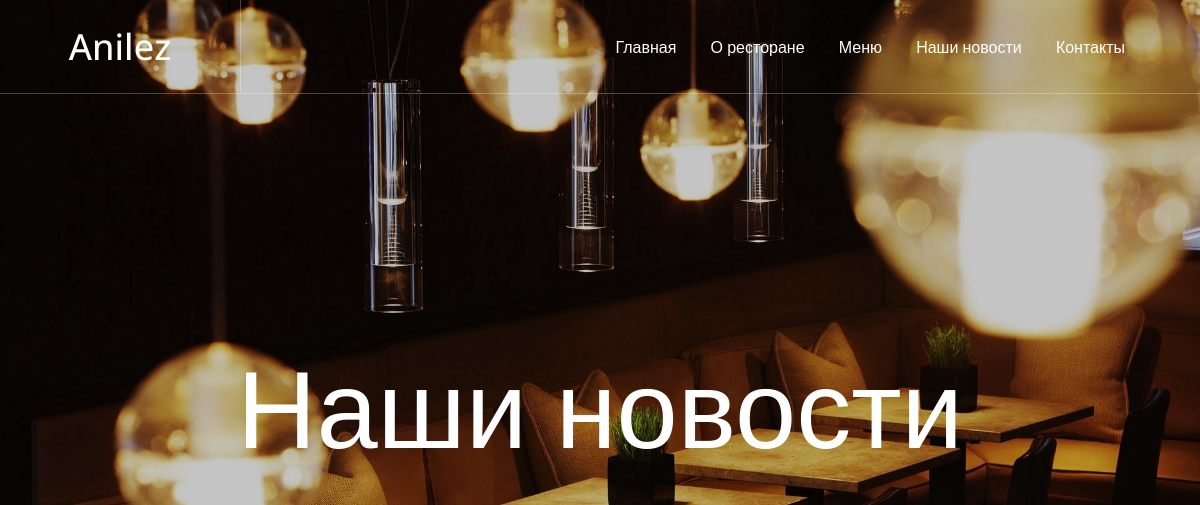
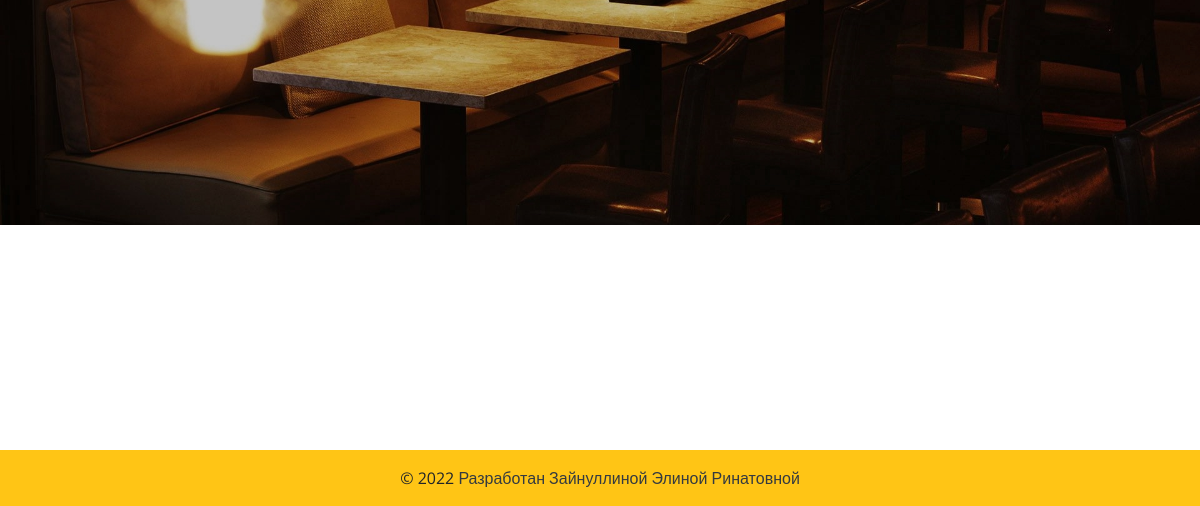
The page /news/ on the database as committed earlier (2 pictures, top to bottom).
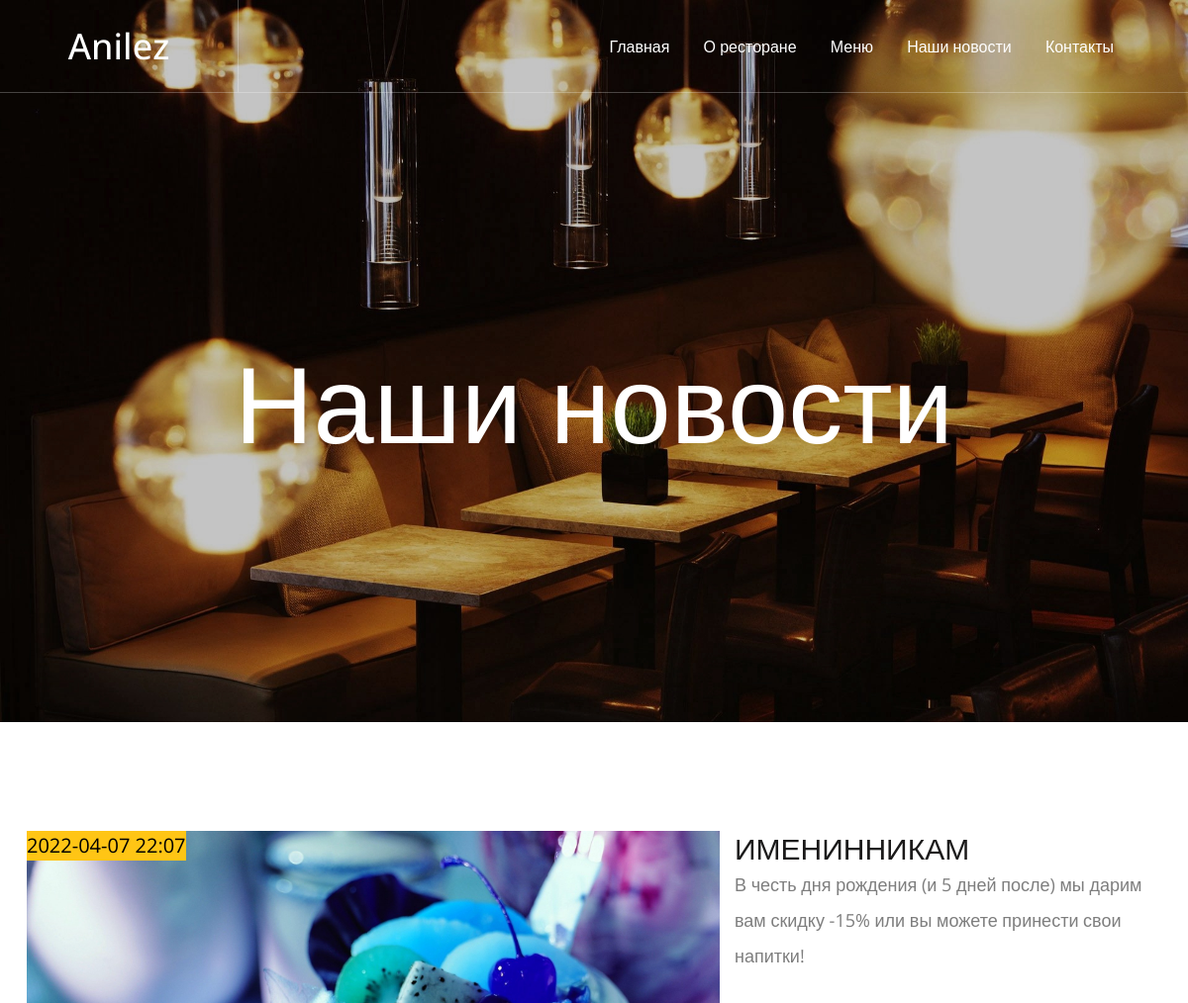
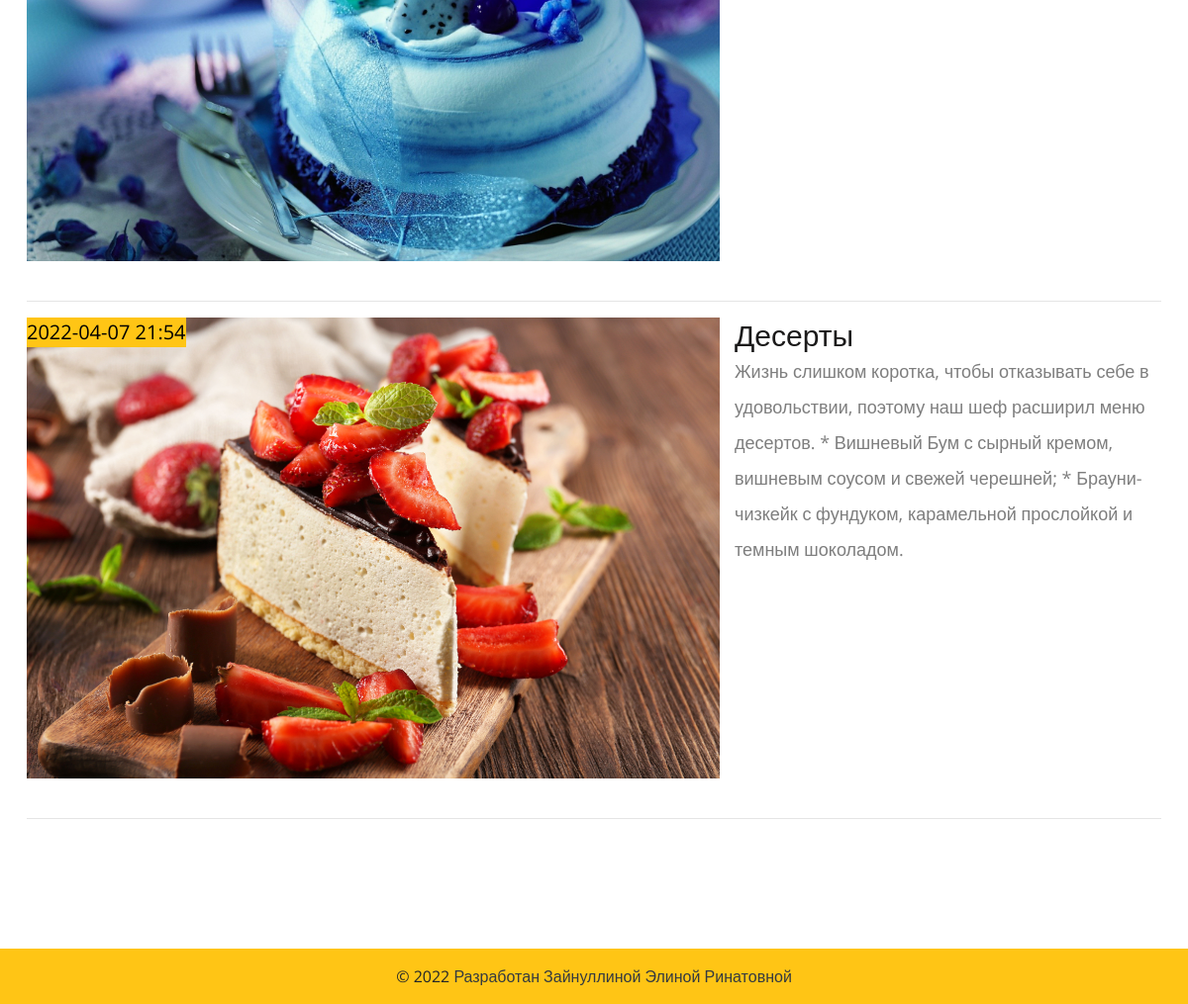
The same page on the database as committed later (2 pictures, top to bottom).
### news/models.py (models this page shows, shortened)
class News(models.Model):
    title = models.CharField(max_length=150)
    content = models.TextField(blank=True)
    created_at = models.DateTimeField(auto_now=True)
    photo = models.ImageField(upload_to='photo/%Y/%m', blank=True)
    is_published = models.BooleanField(default=True)
    class Meta:
        ordering = ['-created_at']

### news/views.py (the view)
# urls.py: path('news/', include('news.urls')),
def news(request):
    model = News.objects.all()
    context = {'news': model}
    return render(request, 'news.html', context=context)

### templates/news.html
{% extends 'base.html' %}
{% load static %}
{% block content %}
	<section class="page-top-info set-bg" data-setbg="{% static 'img/page-top-bg/3.jpeg' %}">
		<div class="ptf-center">
			<div class="container">
				<h2>Наши новости</h2>
			</div>
		</div>
	</section>
	<section class="news-section spad">
		<div class="container">
			{% for item in news %}
			<div class="news-item">
					{% if item.photo %}
						<div class="news-img">
							<img src="{{item.photo.url}}" >
							<div class="news-date">
							{{ item.created_at|date:"Y-m-d H:i" }}
							</div>
						</div>
					{% endif %}
					<div class="news-content">
						<h3>{{ item.title }}</h3>
						<p class='card-text'>{{ item.content }}</p>
					</div>
			</div>
			<hr>
			{% endfor %}
		</div>
	</section>
{% endblock content %}

### templates/base.html (shortened to what this page needs)
<!DOCTYPE html>
{% load static %}
<html lang="ru">
<head>
	<link rel="stylesheet" href="{% static 'css/bootstrap.min.css' %}"/>
	<link rel="stylesheet" href="{% static 'css/font-awesome.min.css' %}"/>
	<link rel="stylesheet" href="{% static 'css/style.css' %}"/>
</head>
<body>
	<header class="header-section">
		<div class="header-warp">
			<div class="site-logo">
				<h2>Anilez</h2>
			</div>
			<ul class="main-menu">
				<li><a href="{% url 'index' %}">Главная</a></li>
				<li><a href="{% url 'about' %}">О ресторане</a></li>
				<li><a href="{% url 'menu' %}">Меню</a></li>
				<li><a href="{% url 'news' %}">Наши новости</a></li>
				<li><a href="{% url 'contact' %}">Контакты</a></li>
			</ul>
		</div>
	</header>
	{% block content %}
	{% endblock %}
	<footer class="bg-light text-center text-lg-start">
		<div class="text-center p-3" style="background-color: #ffc515;">
			© 2022
			<a class="text-dark">Разработан Зайнуллиной Элиной Ринатовной</a>
		</div>
	</footer>
    </body>
</html>

### static/css/style.css (style rules this page uses)
html, body { height: 100%; font-family: 'Open Sans', sans-serif; }
h1, h2, h3, h4, h5, h6 { margin: 0; color: #1b1a1a; }
h2 { font-size: 36px; }
h3 { font-size: 30px; }
p { font-size: 18px; color: #7e7e7e; line-height: 2; }
img { max-width: 100%; }
ul, ol { padding: 0; margin: 0; }
.set-bg { background-repeat: no-repeat; background-size: cover; background-position: top center; }
.spad { padding-top: 110px; padding-bottom: 115px; }
.header-section { position: absolute; width: 100%; top: 0; left: 0; z-index: 10; }
.header-warp { display: table; width: 100%; min-height: 83px; border-bottom: 1px solid rgba(255, 255, 255, 0.25); }
.site-logo { display: table-cell; width: 241px; text-align: center; border-right: 1px solid rgba(255, 255, 255, 0.25); vertical-align: middle; }
.site-logo h2 { padding: 25px 0; color: #fff; }
.main-menu { display: table-cell; text-align: right; padding-right: 290px; vertical-align: middle; }
.main-menu li { display: inline; }
.main-menu li a { display: inline-block; margin-left: 50px; color: #fff; padding: 10px 5px; -webkit-transition: all 0.4s; -o-transition: all 0.4s; transition: all 0.4s; }
.page-top-info { height: 730px; text-align: center; display: table; width: 100%; }
.page-top-info .ptf-center { display: table-cell; vertical-align: middle; }
.page-top-info h2 { padding-top: 80px; line-height: normal; font-size: 110px; color: #fff; }
.news-item { display:flex; flex-direction: row; margin-bottom:40px; }
.news-img { position: relative; max-width: 700px; }
.news-content { padding-left: 15px; }
.news-date { position: absolute; top:0px; left: 0px; color: #000; background: #ffc515; font-size:20px; }
@media (min-width: 1200px) { .container { max-width: 1176px; } }
@media only screen and (max-width: 1550px) { .main-menu { padding-right: 70px; } }
@media only screen and (max-width: 1550px) { .main-menu li a { margin-left: 20px; } }

Rows that differ between the two databases and show on the page:
added News: photo (picture), created_at "2022-04-07 22:07", title "ИМЕНИННИКАМ", content "В честь дня рождения (и 5 дней после) мы дарим вам скидку -15% или вы можете принести свои напитки!"
added News: photo (picture), created_at "2022-04-07 21:54", title "Десерты", content "Жизнь слишком коротка, чтобы отказывать себе в удовольствии, поэтому наш шеф расширил меню десертов. * Вишневый Бум с сырный кремом, вишневым соусом и свежей черешней; * Брауни-чизкейк с фундуком, карамельной прослойкой и темным шоколадом."
